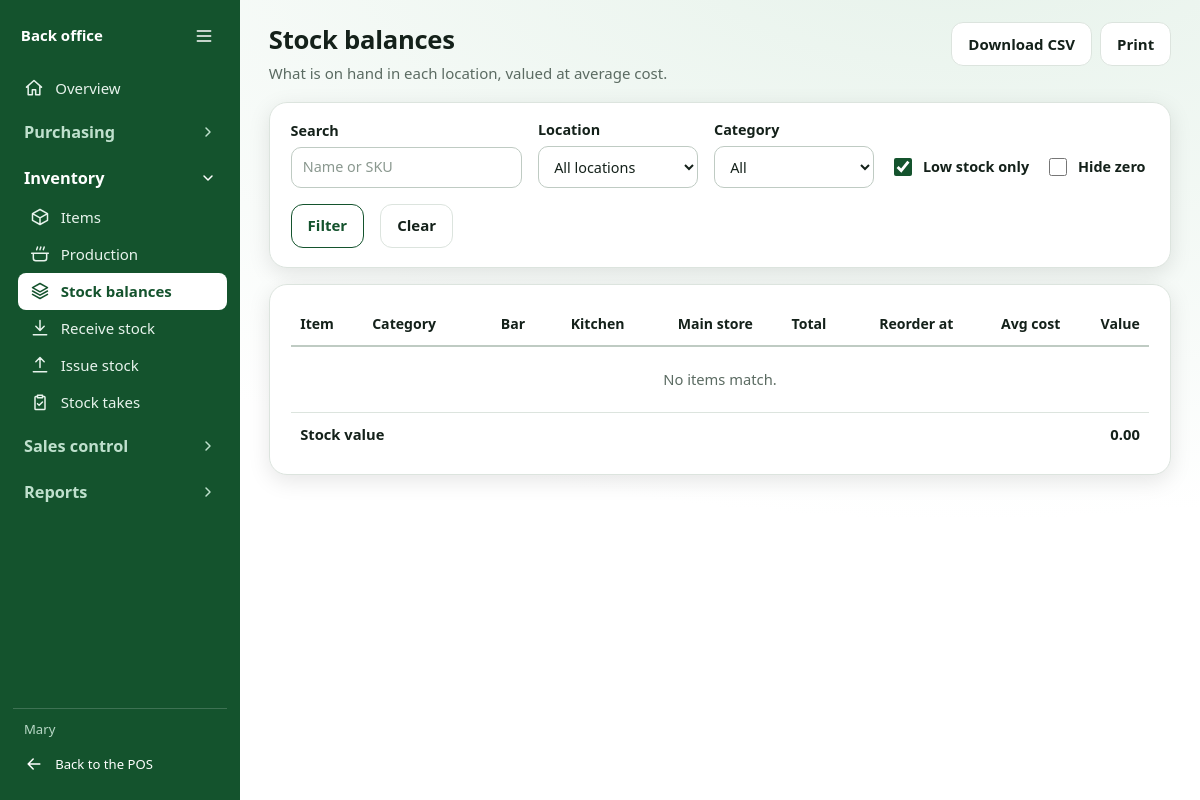
Page /manager/balances/?low=1 (signed in) on the committed database.
### Chokies/models.py (models this page shows, shortened)
class User(AbstractUser):
    class Role(models.TextChoices):
        WAITER = "WAITER", "Waiter"
        CASHIER = "CASHIER", "Cashier"
        MANAGER = "MANAGER", "Manager"
        STOREKEEPER = "STOREKEEPER", "Storekeeper"
        ADMIN = "ADMIN", "Admin"
    role = models.CharField(max_length=20, choices=Role.choices, default=Role.WAITER)
    pin_hash = models.CharField(max_length=128, blank=True)
    pin_lookup = models.CharField(max_length=64, null=True, blank=True, unique=True, editable=False)
    failed_pin_attempts = models.PositiveSmallIntegerField(default=0)
    pin_locked_until = models.DateTimeField(null=True, blank=True)
    token_version = models.PositiveIntegerField(default=0)
    @property
    def is_manager(self) -> bool:
        return self.is_superuser or self.role in (self.Role.MANAGER, self.Role.ADMIN)

class Location(models.Model):
    code = models.SlugField(unique=True)
    name = models.CharField(max_length=100)

### Chokies/manager_views.py (the view, shortened to what this page needs)
# urls.py: path("balances/", m.balances, name="balances"),
@manager_required
def balances(request):
    g = request.GET
    locations = list(Location.objects.order_by("name"))
    shown = [l for l in locations if str(l.pk) == g.get("location")] or locations
    qs = StockItem.objects.filter(is_active=True)
    if g.get("q"):
        qs = qs.filter(Q(name__icontains=g["q"].strip()) | Q(sku__icontains=g["q"].strip()))
    if g.get("category"):
        qs = qs.filter(category=g["category"])
    qty = {}
    for item_id, loc_id, n in StockBalance.objects.filter(location__in=shown).values_list("item_id", "location_id", "quantity"):
        qty.setdefault(item_id, {})[loc_id] = n
    rows, grand = [], D(0)
    for i in qs.order_by("category", "name"):
        cells = [qty.get(i.pk, {}).get(l.pk, D(0)) for l in shown]
        total = sum(cells, D(0))
        low = i.reorder_level > 0 and total <= i.reorder_level
        if g.get("low") and not low:
            continue
        if g.get("hide_zero") and total == 0:
            continue
        value = total * i.avg_cost
        grand += value
        rows.append({"item": i, "cells": cells, "total": total, "value": value, "low": low, "out": total <= 0})
    cats = StockItem.objects.exclude(category="").values_list("category", flat=True).distinct().order_by("category")
    return _page(request, "balances.html", {"rows": rows, "shown": shown, "locations": locations, "categories": cats,
                                             "grand": grand, "f": g, "qs": _qs_without_page(request)})

### Chokies/manager_views.py (called while the page is built)
def manager_required(view):
    @wraps(view)
    def wrapped(request, *args, **kwargs):
        user = request.user
        if not user.is_authenticated:
            return redirect(f"{LOGIN_URL}?{urlencode({'next': request.get_full_path()})}")
        if not user.is_manager:
            raise PermissionDenied("Managers only")
        return view(request, *args, **kwargs)
    return wrapped

def _page(request, template, ctx=None, status=200):
    key = template.removesuffix(".html")
    return render(request, f"Chokies/manager/{template}",
                  {"pos_home": POS_HOME_URL, "active": NAV_KEY.get(key, key), **(ctx or {})}, status=status)

def _qs_without_page(request):
    params = request.GET.copy()
    params.pop("page", None)
    return params.urlencode()

### Chokies/templates/Chokies/manager/balances.html (shortened to what this page needs)
{% extends "Chokies/manager/base.html" %}{% block title %}Stock balances{% endblock %}
{% block content %}
<div class="head"><div><h1>Stock balances</h1><p>What is on hand in each location, valued at average cost.</p></div>
<div class="acts"><a class="btn" href="?{{ qs }}&export=csv">Download CSV</a><button class="btn" onclick="window.print()">Print</button></div></div>
<form class="filters" method="get">
  <label>Search<input name="q" value="{{ f.q }}" placeholder="Name or SKU"></label>
  <label>Location<select name="location"><option value="">All locations</option></select></label>
  <label>Category<select name="category"><option value="">All</option>{% for c in categories %}<option{% if f.category == c %} selected{% endif %}>{{ c }}</option>{% endfor %}</select></label>
  <label class="chk"><input type="checkbox" name="low" value="1"{% if f.low %} checked{% endif %}> Low stock only</label>
  <label class="chk"><input type="checkbox" name="hide_zero" value="1"{% if f.hide_zero %} checked{% endif %}> Hide zero</label>
  <button class="btn">Filter</button><a class="btn" href="{% url 'manager:balances' %}">Clear</a>
</form>
<div class="card"><div class="tw"><table>
<thead><tr><th>Item</th><th>Category</th>{% for l in shown %}<th class="n">{{ l.name }}</th>{% endfor %}<th class="n">Total</th><th class="n">Reorder at</th><th class="n">Avg cost</th><th class="n">Value</th></tr></thead><tbody>
{% for r in rows %}<tr class="{% if r.out %}out{% elif r.low %}low{% endif %}"><td><a href="{% url 'manager:item_detail' r.item.pk %}">{{ r.item.name }}</a> <small>{{ r.item.stock_unit }}</small></td><td>{{ r.item.category|default:"-" }}</td>
{% for c in r.cells %}<td class="n">{{ c|floatformat:"-2" }}</td>{% endfor %}<td class="n"><b>{{ r.total|floatformat:"-2" }}</b>{% if r.out %} <span class="pill bad">Out</span>{% elif r.low %} <span class="pill warn">Low</span>{% endif %}</td>
<td class="n">{{ r.item.reorder_level|floatformat:"-2" }}</td><td class="n">{{ r.item.avg_cost|floatformat:2 }}</td><td class="n">{{ r.value|floatformat:2 }}</td></tr>
{% empty %}<tr><td colspan="{{ shown|length|add:6 }}" class="empty">No items match.</td></tr>{% endfor %}</tbody>
<tfoot><tr><td colspan="{{ shown|length|add:5 }}">Stock value</td><td class="n">{{ grand|floatformat:2 }}</td></tr></tfoot></table></div></div>{% endblock %}

### Chokies/templates/Chokies/manager/base.html (shortened to what this page needs)
{% load static %}<!doctype html>
<html lang="en">
<head>
    <link rel="stylesheet" href="{% static 'css/manager.css' %}">
</head>
<body>
    <div class="shell">
        <nav class="side" aria-label="Back office">
            <div class="brand">
                <span class="name">Back office</span>
                <button type="button" class="side-toggle" aria-controls="side-body" aria-expanded="true" aria-label="Collapse sidebar">
                    <svg class="ico"><use href="#i-menu"/></svg>
                </button>
            </div>
            <div class="side-body" id="side-body">
                <a href="{% url 'manager:dashboard' %}" class="{% if active == 'dashboard' %}on{% endif %}" {% if active == 'dashboard' %}aria-current="page"{% endif %}>
                    <svg class="ico"><use href="#i-home"/></svg>
                    <span class="lbl">Overview</span>
                </a>
                <section class="grp">
                    <h3>
                        <button type="button" class="grp-h" aria-expanded="false" aria-controls="grp-purchasing">
                            <span>Purchasing</span>
                            <svg class="chev"><use href="#i-chevron"/></svg>
                        </button>
                    </h3>
                </section>
                <section class="grp">
                    <h3>
                        <button type="button" class="grp-h" aria-expanded="false" aria-controls="grp-inventory">
                            <span>Inventory</span>
                            <svg class="chev"><use href="#i-chevron"/></svg>
                        </button>
                    </h3>
                    <div class="grp-b" id="grp-inventory">
                        <div class="grp-in">
                            <a href="{% url 'manager:items' %}" class="{% if active == 'items' %}on{% endif %}" {% if active == 'items' %}aria-current="page"{% endif %}>
                                <svg class="ico"><use href="#i-box"/></svg>
                                <span class="lbl">Items</span>
                            </a>
                            <a href="{% url 'manager:recipes' %}" class="{% if active == 'recipes' %}on{% endif %}" {% if active == 'recipes' %}aria-current="page"{% endif %}>
                                <svg class="ico"><use href="#i-pot"/></svg>
                                <span class="lbl">Production</span>
                            </a>
                            <a href="{% url 'manager:balances' %}" class="{% if active == 'balances' %}on{% endif %}" {% if active == 'balances' %}aria-current="page"{% endif %}>
                                <svg class="ico"><use href="#i-layers"/></svg>
                                <span class="lbl">Stock balances</span>
                            </a>
                            <a href="{% url 'manager:receive' %}" class="{% if active == 'receive' %}on{% endif %}" {% if active == 'receive' %}aria-current="page"{% endif %}>
                                <svg class="ico"><use href="#i-receive"/></svg>
                                <span class="lbl">Receive stock</span>
                            </a>
                            <a href="{% url 'manager:issue' %}" class="{% if active == 'issue' %}on{% endif %}" {% if active == 'issue' %}aria-current="page"{% endif %}>
                                <svg class="ico"><use href="#i-issue"/></svg>
                                <span class="lbl">Issue stock</span>
                            </a>
                            <a href="{% url 'manager:stock_takes' %}" class="{% if active == 'stock_takes' %}on{% endif %}" {% if active == 'stock_takes' %}aria-current="page"{% endif %}>
                                <svg class="ico"><use href="#i-clipboard"/></svg>
                                <span class="lbl">Stock takes</span>
                            </a>
                        </div>
                    </div>
                </section>
                <section class="grp">
                    <h3>
                        <button type="button" class="grp-h" aria-expanded="false" aria-controls="grp-sales">
                            <span>Sales control</span>
                            <svg class="chev"><use href="#i-chevron"/></svg>
                        </button>
                    </h3>
                </section>
                <section class="grp">
                    <h3>
                        <button type="button" class="grp-h" aria-expanded="false" aria-controls="grp-reports">
                            <span>Reports</span>
                            <svg class="chev"><use href="#i-chevron"/></svg>
                        </button>
                    </h3>
                </section>
            </div>
            <div class="foot">
                <span class="who">{{ request.user.get_full_name|default:request.user.username }}</span>
                <a href="{{ pos_home }}">
                    <svg class="ico"><use href="#i-back"/></svg>
                    <span class="lbl">Back to the POS</span>
                </a>
            </div>
        </nav>
        <main class="main">
            {% block content %}{% endblock %}
        </main>
    </div>
</body>
</html>

### rows in the picture
User: user.get_full_name "Mary"
Location: name "Bar"
Location: name "Kitchen"
Location: name "Main store"

### other values in the picture
{{ grand|floatformat:2 }} "0.00"
